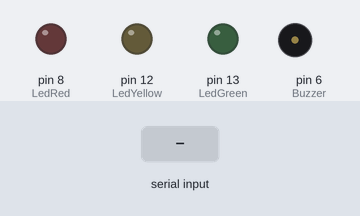
Simulated run of this sketch. Board: Arduino Uno, built with avr-gcc and run on an emulated ATmega328P. On the bench: output pins drawn as LEDs (lit = HIGH), buzzer (waves = sounding). Inputs (shaded band) come from the test bench. What the sketch prints to the serial monitor is not drawn.

Above: at 1.2 s.
1.3 s: "R" received over Serial
At 2.3 s:
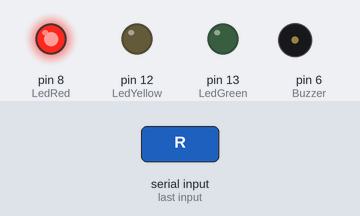
2.8 s: "Y" received over Serial
At 3.4 s:
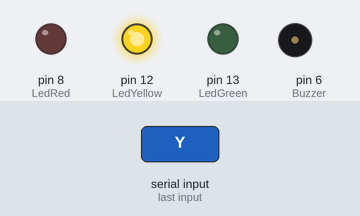
4.3 s: "G" received over Serial
At 4.6 s:
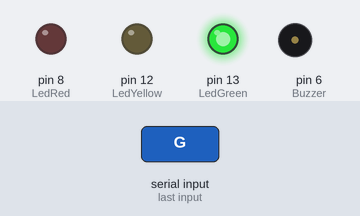
5.8 s: "1" received over Serial
At 6.6 s:
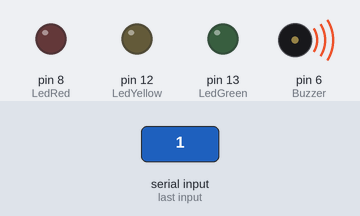
Timing chart, 0 to 8.8 s (numbered marks = the images above; inputs shaded):
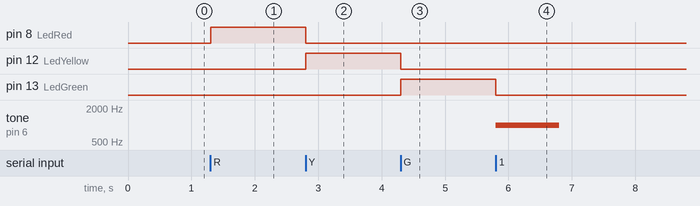

Measured:
- after the input at 1.3 s, pin 8 (LedRed): LOW → HIGH at once
- after the input at 2.8 s, pin 8 (LedRed): HIGH → LOW at once; pin 12 (LedYellow): LOW → HIGH at once
- after the input at 4.3 s, pin 12 (LedYellow): HIGH → LOW at once; pin 13 (LedGreen): LOW → HIGH at once
- after the input at 5.8 s, pin 13 (LedGreen): HIGH → LOW at once; tone on pin 6 (Buzzer): silent → 1000 Hz at once, → silent 1.0 s later

The sketch:

sketch_oct05b.ino
```cpp
int LedRed = 8;
int LedYellow = 12;
int LedGreen = 13;
int Buzzer = 6;


void setup() {
  pinMode(LedRed, OUTPUT);
  pinMode(LedYellow, OUTPUT);
  pinMode(LedGreen, OUTPUT);
  pinMode(Buzzer, OUTPUT);
  Serial.begin(9600);

}

void acendeApagaLed (int ledAceso, int ledApagado1, int ledApagado2)
{digitalWrite(ledAceso, HIGH);
 digitalWrite(ledApagado1, LOW);
 digitalWrite(ledApagado2, LOW);}

void apagaTudo (int LedRed, int LedYellow, int LedGreen)
{digitalWrite(LedRed, LOW);
digitalWrite(LedYellow, LOW);
digitalWrite(LedGreen, LOW);}

void loop() {
  if (Serial.available() > 0)
  {char mensagem = Serial.read();
  Serial.print(mensagem);

  switch (mensagem) {
    case 'R':
      acendeApagaLed(LedRed, LedYellow, LedGreen);
      break;
    case 'Y':
      acendeApagaLed(LedYellow, LedRed, LedGreen);
      break;
    case 'G':
      acendeApagaLed(LedGreen, LedYellow, LedRed);
      break;


    default:
      apagaTudo(LedRed, LedYellow, LedGreen);
      tone(Buzzer, 1000);
      delay(1000);
      noTone(Buzzer);
      delay(1000);


      // if nothing else matches, do the default
      // default is optional
    break;
  }
  }
}
```
